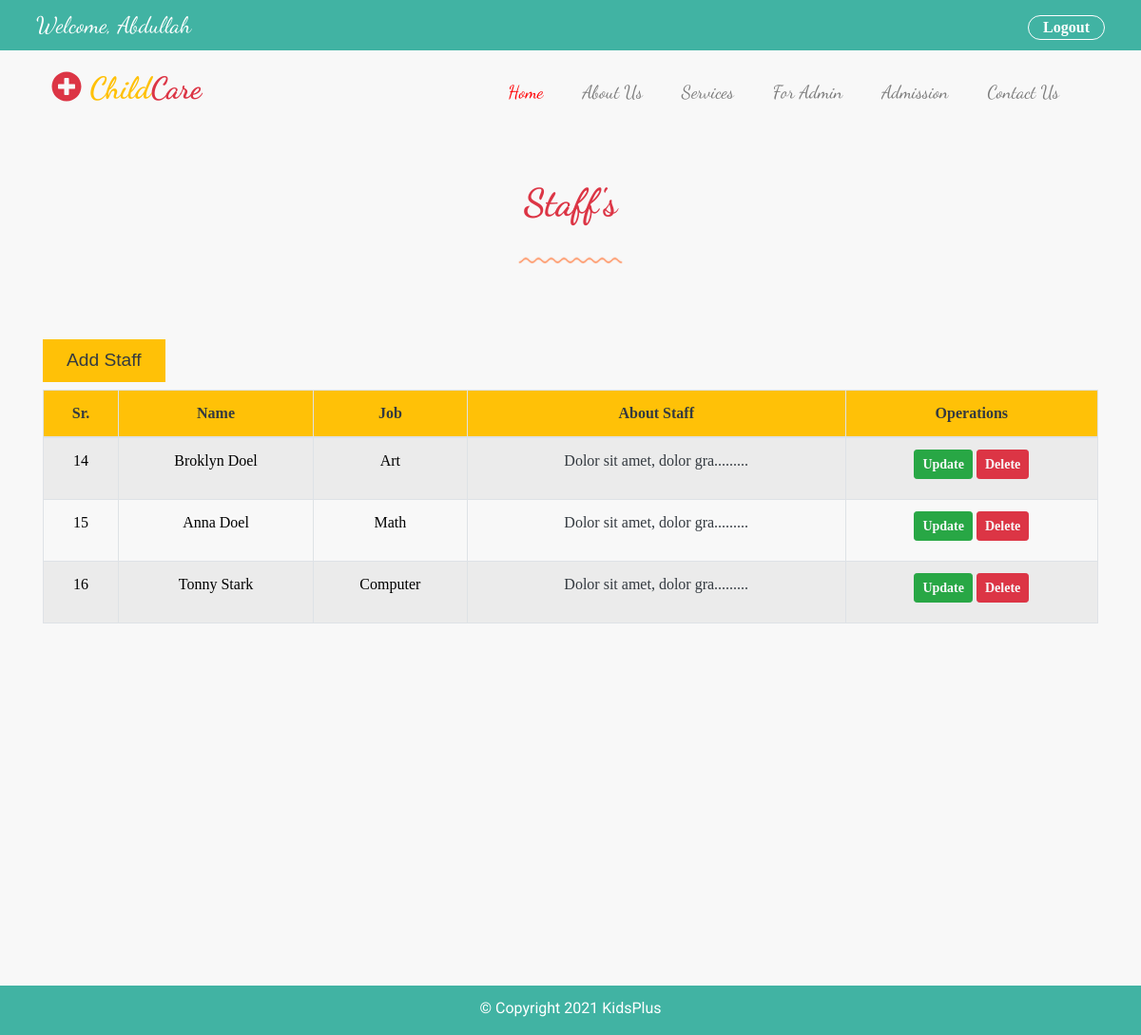
The app's page /admin/staff.php (signed in) with its own data.
### tables this page shows
CREATE TABLE `staff` (
  `id` int(11) NOT NULL,
  `fname` varchar(255) NOT NULL,
  `lname` varchar(255) NOT NULL,
  `job` varchar(255) NOT NULL,
  `about` varchar(255) NOT NULL,
  `image` text NOT NULL
);

### admin/staff.php (the view, shortened to what this page needs)
<?php
require '../database/connection.php';
?>
<!DOCTYPE html>
<html lang="en">
<head>
    <link rel="stylesheet" href="https://maxcdn.bootstrapcdn.com/bootstrap/4.0.0/css/bootstrap.min.css">
    <link type="text/css" rel="stylesheet" href="../assets/css/style.css">
    <link type="text/css" rel="stylesheet" href="../assets/css/media.css">
    <link type="text/css" rel="stylesheet" href="../assets/css/fontawesome.css">
</head>
<body>
<?php
    require 'header.php';
?>
<section class="container admin-section mt-5 mb-5" >
    <div class="row heading-row mb-5">
        <div class="col-sm-12 col-md-12 col-lg-12 text-center">
            <h1 class="text-danger font-weight-bold">Staff's</h1>
            <div class="mt-4">
                <img src="../assets/images/line-dec-2.png" alt="">
            </div>
        </div>
    </div>
    <div class="row filter-row">
        <div class="col-sm-12 col-md-12 col-lg-12 filter-record">
            <div class="content d-flex justify-content-between flex-row w-100 mb-2" >
            <div class="add-btn">
                <a href="add_staff.php" class=" mr-2 mt-4 bg-warning text-dark" >Add Staff</a>
            </div>
            </div>
        </div>
    </div>
    <div class="row table-row">
        <div class="col-sm-12 col-md12 col-lg-12 staff-table ">
            <table class="table-striped table-hover table-bordered table table-responsive-md">
                <thead class="bg-warning text-center text-dark">
                <tr>
                    <th>Sr.</th>
                    <th>Name</th>
                    <th>Job</th>
                    <th>About Staff</th>
                    <th >Operations</th>
                </tr>
                </thead>
                <tbody class="text-center text-dark">
                <?php
                    $query = "SELECT * FROM staff";
                    $execute_query = mysqli_query($connection, $query);
                    if(mysqli_num_rows($execute_query) > 0){
                         while($row = mysqli_fetch_assoc($execute_query)){
                            $id = $row['id'];
                ?>
                <tr>
                    <td><?php echo $id;?></td>
                    <td><?php echo $row['fname']." ".$row['lname'];?></td>
                    <td><?php echo $row['job'];?></td>
                    <td><p class="text-dark"><?php echo chunk_split(substr($row['about'], 0, 25), strlen($row['about']), ".........");?></p></td>
                    <td>
                        <a href="update_staff.php?id=<?php echo $id; ?>" class="btn btn-success text-light btn-sm font-weight-bold  " >Update</a>
                        <a href="delete_staff.php?id=<?php echo $id; ?>" class="btn btn-danger text-light btn-sm font-weight-bold">Delete</a>
                    </td>
                </tr>
                <?php
                     }
                    }
                ?>
                </tbody>
            </table>
        </div>
    </div>
</section>
<?php
require 'footer.php';
?>
</body>
</html>

### assets/css/style.css (style rules this page uses)
:root { --body-background : #f8f8f8; --header-background: #41b3a3; --white: #fff; --black:#000; --blue : #005cbf; --red : #ff0004; --orange:#fd7e14; --sky:#17a2b8; --aqua:#41b3a3; --tomato:#FF6347; --tan:#D7B98C; --yellow:#FFFF00; --warning: #ffc107; --darkgray:#999999; --smoke:#E8E8E8; }
body { background-color: var(--body-background); position: relative; margin: 0px; padding: 0px; box-sizing: border-box; font-family: 'Roboto', sans-serif !important; }
section h1, h2, h3, h4, a, span { font-family: 'Dancing Script', cursive; }
section a { font-size: 1.2em; }
.room-item h1, p, a { color: var(--white); }
table tr th, table tr td a { font-family: "Times New Roman"; }
table tr td { color:var(--black); font-family: "Times New Roman"; }
.content a { display: block; padding: 8px 25px; margin-bottom: 0px !important; background-color: var(--red); color:var(--white); font-family: sans-serif; text-decoration: none; }
.public-section, .admin-section { min-height: 100vh; }

### records on screen
staff: id "14", fname "Broklyn", lname "Doel", job "Art", about "Dolor sit amet, dolor gra........."
staff: id "15", fname "Anna", lname "Doel", job "Math", about "Dolor sit amet, dolor gra........."
staff: id "16", fname "Tonny", lname "Stark", job "Computer", about "Dolor sit amet, dolor gra........."
